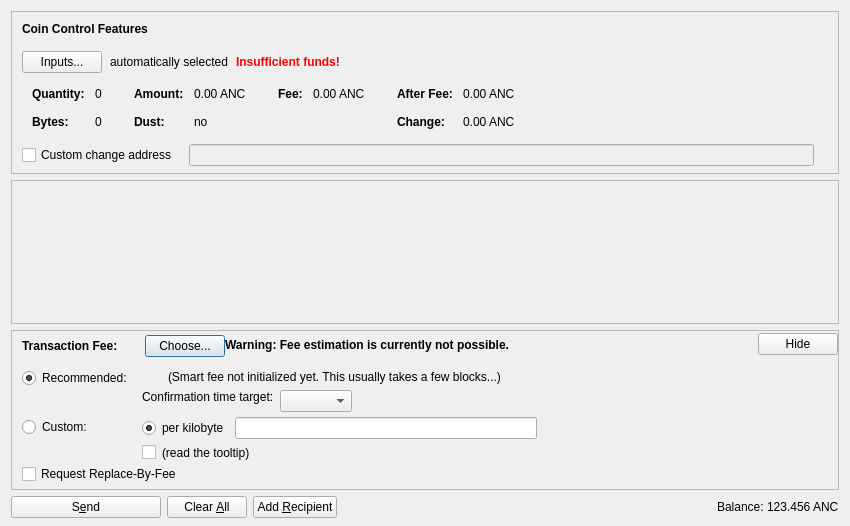
<?xml version="1.0" encoding="UTF-8"?>
<ui version="4.0">
 <class>SendCoinsDialog</class>
 <widget class="QDialog" name="SendCoinsDialog">
  <property name="geometry">
   <rect>
    <x>0</x>
    <y>0</y>
    <width>850</width>
    <height>526</height>
   </rect>
  </property>
  <property name="windowTitle">
   <string>Send Coins</string>
  </property>
  <layout class="QVBoxLayout" name="verticalLayout" stretch="0,1,0,0">
   <property name="bottomMargin">
    <number>8</number>
   </property>
   <item>
    <widget class="QFrame" name="frameCoinControl">
     <property name="sizePolicy">
      <sizepolicy hsizetype="Expanding" vsizetype="Expanding">
       <horstretch>0</horstretch>
       <verstretch>0</verstretch>
      </sizepolicy>
     </property>
     <property name="maximumSize">
      <size>
       <width>16777215</width>
       <height>16777215</height>
      </size>
     </property>
     <property name="frameShape">
      <enum>QFrame::StyledPanel</enum>
     </property>
     <property name="frameShadow">
      <enum>QFrame::Sunken</enum>
     </property>
     <layout class="QVBoxLayout" name="verticalLayoutCoinControl2">
      <property name="spacing">
       <number>0</number>
      </property>
      <property name="leftMargin">
       <number>0</number>
      </property>
      <property name="topMargin">
       <number>0</number>
      </property>
      <property name="rightMargin">
       <number>0</number>
      </property>
      <property name="bottomMargin">
       <number>6</number>
      </property>
      <item>
       <layout class="QVBoxLayout" name="verticalLayoutCoinControl" stretch="0,0,0,0,1">
        <property name="spacing">
         <number>0</number>
        </property>
        <property name="leftMargin">
         <number>10</number>
        </property>
        <property name="topMargin">
         <number>10</number>
        </property>
        <item>
         <layout class="QHBoxLayout" name="horizontalLayoutCoinControl1">
          <property name="bottomMargin">
           <number>15</number>
          </property>
          <item>
           <widget class="QLabel" name="labelCoinControlFeatures">
            <property name="sizePolicy">
             <sizepolicy hsizetype="Preferred" vsizetype="Maximum">
              <horstretch>0</horstretch>
              <verstretch>0</verstretch>
             </sizepolicy>
            </property>
            <property name="font">
             <font>
              <weight>75</weight>
              <bold>true</bold>
             </font>
            </property>
            <property name="styleSheet">
             <string notr="true">font-weight:bold;</string>
            </property>
            <property name="text">
             <string>Coin Control Features</string>
            </property>
           </widget>
          </item>
         </layout>
        </item>
        <item>
         <layout class="QHBoxLayout" name="horizontalLayoutCoinControl2" stretch="0,0,0,0">
          <property name="spacing">
           <number>8</number>
          </property>
          <property name="bottomMargin">
           <number>10</number>
          </property>
          <item>
           <widget class="QPushButton" name="pushButtonCoinControl">
            <property name="styleSheet">
             <string notr="true"/>
            </property>
            <property name="text">
             <string>Inputs...</string>
            </property>
            <property name="autoDefault">
             <bool>false</bool>
            </property>
           </widget>
          </item>
          <item>
           <widget class="QLabel" name="labelCoinControlAutomaticallySelected">
            <property name="text">
             <string>automatically selected</string>
            </property>
            <property name="margin">
             <number>5</number>
            </property>
           </widget>
          </item>
          <item>
           <widget class="QLabel" name="labelCoinControlInsuffFunds">
            <property name="font">
             <font>
              <weight>75</weight>
              <bold>true</bold>
             </font>
            </property>
            <property name="styleSheet">
             <string notr="true">color:red;font-weight:bold;</string>
            </property>
            <property name="text">
             <string>Insufficient funds!</string>
            </property>
            <property name="margin">
             <number>5</number>
            </property>
           </widget>
          </item>
          <item>
           <spacer name="horizontalSpacerCoinControl">
            <property name="orientation">
             <enum>Qt::Horizontal</enum>
            </property>
            <property name="sizeHint" stdset="0">
             <size>
              <width>40</width>
              <height>1</height>
             </size>
            </property>
           </spacer>
          </item>
         </layout>
        </item>
        <item>
         <widget class="QWidget" name="widgetCoinControl" native="true">
          <property name="sizePolicy">
           <sizepolicy hsizetype="Preferred" vsizetype="Preferred">
            <horstretch>0</horstretch>
            <verstretch>0</verstretch>
           </sizepolicy>
          </property>
          <property name="minimumSize">
           <size>
            <width>0</width>
            <height>0</height>
           </size>
          </property>
          <property name="styleSheet">
           <string notr="true"/>
          </property>
          <layout class="QHBoxLayout" name="horizontalLayoutCoinControl5">
           <property name="leftMargin">
            <number>0</number>
           </property>
           <property name="topMargin">
            <number>0</number>
           </property>
           <property name="rightMargin">
            <number>0</number>
           </property>
           <property name="bottomMargin">
            <number>0</number>
           </property>
           <item>
            <layout class="QHBoxLayout" name="horizontalLayoutCoinControl3" stretch="0,0,0,1">
             <property name="spacing">
              <number>20</number>
             </property>
             <property name="topMargin">
              <number>0</number>
             </property>
             <property name="bottomMargin">
              <number>10</number>
             </property>
             <item>
              <layout class="QFormLayout" name="formLayoutCoinControl1">
               <property name="horizontalSpacing">
                <number>10</number>
               </property>
               <property name="verticalSpacing">
                <number>14</number>
               </property>
               <property name="leftMargin">
                <number>10</number>
               </property>
               <property name="topMargin">
                <number>4</number>
               </property>
               <property name="rightMargin">
                <number>6</number>
               </property>
               <item row="0" column="0">
                <widget class="QLabel" name="labelCoinControlQuantityText">
                 <property name="font">
                  <font>
                   <weight>75</weight>
                   <bold>true</bold>
                  </font>
                 </property>
                 <property name="text">
                  <string>Quantity:</string>
                 </property>
                 <property name="margin">
                  <number>0</number>
                 </property>
                </widget>
               </item>
               <item row="0" column="1">
                <widget class="QLabel" name="labelCoinControlQuantity">
                 <property name="cursor">
                  <cursorShape>IBeamCursor</cursorShape>
                 </property>
                 <property name="contextMenuPolicy">
                  <enum>Qt::ActionsContextMenu</enum>
                 </property>
                 <property name="text">
                  <string notr="true">0</string>
                 </property>
                 <property name="margin">
                  <number>0</number>
                 </property>
                 <property name="textInteractionFlags">
                  <set>Qt::LinksAccessibleByMouse|Qt::TextSelectableByKeyboard|Qt::TextSelectableByMouse</set>
                 </property>
                </widget>
               </item>
               <item row="1" column="0">
                <widget class="QLabel" name="labelCoinControlBytesText">
                 <property name="font">
                  <font>
                   <weight>75</weight>
                   <bold>true</bold>
                  </font>
                 </property>
                 <property name="text">
                  <string>Bytes:</string>
                 </property>
                </widget>
               </item>
               <item row="1" column="1">
                <widget class="QLabel" name="labelCoinControlBytes">
                 <property name="cursor">
                  <cursorShape>IBeamCursor</cursorShape>
                 </property>
                 <property name="contextMenuPolicy">
                  <enum>Qt::ActionsContextMenu</enum>
                 </property>
                 <property name="text">
                  <string notr="true">0</string>
                 </property>
                 <property name="textInteractionFlags">
                  <set>Qt::LinksAccessibleByMouse|Qt::TextSelectableByKeyboard|Qt::TextSelectableByMouse</set>
                 </property>
                </widget>
               </item>
              </layout>
             </item>
             <item>
              <layout class="QFormLayout" name="formLayoutCoinControl2">
               <property name="horizontalSpacing">
                <number>10</number>
               </property>
               <property name="verticalSpacing">
                <number>14</number>
               </property>
               <property name="leftMargin">
                <number>6</number>
               </property>
               <property name="topMargin">
                <number>4</number>
               </property>
               <property name="rightMargin">
                <number>6</number>
               </property>
               <item row="0" column="0">
                <widget class="QLabel" name="labelCoinControlAmountText">
                 <property name="font">
                  <font>
                   <weight>75</weight>
                   <bold>true</bold>
                  </font>
                 </property>
                 <property name="text">
                  <string>Amount:</string>
                 </property>
                 <property name="margin">
                  <number>0</number>
                 </property>
                </widget>
               </item>
               <item row="0" column="1">
                <widget class="QLabel" name="labelCoinControlAmount">
                 <property name="cursor">
                  <cursorShape>IBeamCursor</cursorShape>
                 </property>
                 <property name="contextMenuPolicy">
                  <enum>Qt::ActionsContextMenu</enum>
                 </property>
                 <property name="text">
                  <string notr="true">0.00 ANC</string>
                 </property>
                 <property name="textInteractionFlags">
                  <set>Qt::LinksAccessibleByMouse|Qt::TextSelectableByKeyboard|Qt::TextSelectableByMouse</set>
                 </property>
                </widget>
               </item>
               <item row="1" column="0">
                <widget class="QLabel" name="labelCoinControlLowOutputText">
                 <property name="font">
                  <font>
                   <weight>75</weight>
                   <bold>true</bold>
                  </font>
                 </property>
                 <property name="text">
                  <string>Dust:</string>
                 </property>
                </widget>
               </item>
               <item row="1" column="1">
                <widget class="QLabel" name="labelCoinControlLowOutput">
                 <property name="cursor">
                  <cursorShape>IBeamCursor</cursorShape>
                 </property>
                 <property name="contextMenuPolicy">
                  <enum>Qt::ActionsContextMenu</enum>
                 </property>
                 <property name="text">
                  <string notr="true">no</string>
                 </property>
                 <property name="textInteractionFlags">
                  <set>Qt::LinksAccessibleByMouse|Qt::TextSelectableByKeyboard|Qt::TextSelectableByMouse</set>
                 </property>
                </widget>
               </item>
              </layout>
             </item>
             <item>
              <layout class="QFormLayout" name="formLayoutCoinControl3">
               <property name="horizontalSpacing">
                <number>10</number>
               </property>
               <property name="verticalSpacing">
                <number>14</number>
               </property>
               <property name="leftMargin">
                <number>6</number>
               </property>
               <property name="topMargin">
                <number>4</number>
               </property>
               <property name="rightMargin">
                <number>6</number>
               </property>
               <item row="0" column="0">
                <widget class="QLabel" name="labelCoinControlFeeText">
                 <property name="font">
                  <font>
                   <weight>75</weight>
                   <bold>true</bold>
                  </font>
                 </property>
                 <property name="text">
                  <string>Fee:</string>
                 </property>
                 <property name="margin">
                  <number>0</number>
                 </property>
                </widget>
               </item>
               <item row="0" column="1">
                <widget class="QLabel" name="labelCoinControlFee">
                 <property name="cursor">
                  <cursorShape>IBeamCursor</cursorShape>
                 </property>
                 <property name="contextMenuPolicy">
                  <enum>Qt::ActionsContextMenu</enum>
                 </property>
                 <property name="text">
                  <string notr="true">0.00 ANC</string>
                 </property>
                 <property name="textInteractionFlags">
                  <set>Qt::LinksAccessibleByMouse|Qt::TextSelectableByKeyboard|Qt::TextSelectableByMouse</set>
                 </property>
                </widget>
               </item>
              </layout>
             </item>
             <item>
              <layout class="QFormLayout" name="formLayoutCoinControl4">
               <property name="horizontalSpacing">
                <number>10</number>
               </property>
               <property name="verticalSpacing">
                <number>14</number>
               </property>
               <property name="leftMargin">
                <number>6</number>
               </property>
               <property name="topMargin">
                <number>4</number>
               </property>
               <property name="rightMargin">
                <number>6</number>
               </property>
               <item row="0" column="0">
                <widget class="QLabel" name="labelCoinControlAfterFeeText">
                 <property name="font">
                  <font>
                   <weight>75</weight>
                   <bold>true</bold>
                  </font>
                 </property>
                 <property name="text">
                  <string>After Fee:</string>
                 </property>
                 <property name="margin">
                  <number>0</number>
                 </property>
                </widget>
               </item>
               <item row="0" column="1">
                <widget class="QLabel" name="labelCoinControlAfterFee">
                 <property name="cursor">
                  <cursorShape>IBeamCursor</cursorShape>
                 </property>
                 <property name="contextMenuPolicy">
                  <enum>Qt::ActionsContextMenu</enum>
                 </property>
                 <property name="text">
                  <string notr="true">0.00 ANC</string>
                 </property>
                 <property name="textInteractionFlags">
                  <set>Qt::LinksAccessibleByMouse|Qt::TextSelectableByKeyboard|Qt::TextSelectableByMouse</set>
                 </property>
                </widget>
               </item>
               <item row="1" column="0">
                <widget class="QLabel" name="labelCoinControlChangeText">
                 <property name="font">
                  <font>
                   <weight>75</weight>
                   <bold>true</bold>
                  </font>
                 </property>
                 <property name="text">
                  <string>Change:</string>
                 </property>
                </widget>
               </item>
               <item row="1" column="1">
                <widget class="QLabel" name="labelCoinControlChange">
                 <property name="cursor">
                  <cursorShape>IBeamCursor</cursorShape>
                 </property>
                 <property name="contextMenuPolicy">
                  <enum>Qt::ActionsContextMenu</enum>
                 </property>
                 <property name="text">
                  <string notr="true">0.00 ANC</string>
                 </property>
                 <property name="textInteractionFlags">
                  <set>Qt::LinksAccessibleByMouse|Qt::TextSelectableByKeyboard|Qt::TextSelectableByMouse</set>
                 </property>
                </widget>
               </item>
              </layout>
             </item>
            </layout>
           </item>
          </layout>
         </widget>
        </item>
        <item>
         <layout class="QHBoxLayout" name="horizontalLayoutCoinControl4" stretch="0,0,0">
          <property name="spacing">
           <number>12</number>
          </property>
          <property name="sizeConstraint">
           <enum>QLayout::SetDefaultConstraint</enum>
          </property>
          <property name="topMargin">
           <number>5</number>
          </property>
          <property name="rightMargin">
           <number>5</number>
          </property>
          <item>
           <widget class="QCheckBox" name="checkBoxCoinControlChange">
            <property name="toolTip">
             <string>If this is activated, but the change address is empty or invalid, change will be sent to a newly generated address.</string>
            </property>
            <property name="text">
             <string>Custom change address</string>
            </property>
           </widget>
          </item>
          <item>
           <widget class="QValidatedLineEdit" name="lineEditCoinControlChange">
            <property name="enabled">
             <bool>false</bool>
            </property>
            <property name="sizePolicy">
             <sizepolicy hsizetype="Expanding" vsizetype="Fixed">
              <horstretch>0</horstretch>
              <verstretch>0</verstretch>
             </sizepolicy>
            </property>
           </widget>
          </item>
          <item>
           <widget class="QLabel" name="labelCoinControlChangeLabel">
            <property name="sizePolicy">
             <sizepolicy hsizetype="Preferred" vsizetype="Expanding">
              <horstretch>0</horstretch>
              <verstretch>0</verstretch>
             </sizepolicy>
            </property>
            <property name="minimumSize">
             <size>
              <width>0</width>
              <height>0</height>
             </size>
            </property>
            <property name="text">
             <string/>
            </property>
            <property name="margin">
             <number>3</number>
            </property>
           </widget>
          </item>
         </layout>
        </item>
        <item>
         <spacer name="verticalSpacerCoinControl">
          <property name="orientation">
           <enum>Qt::Vertical</enum>
          </property>
          <property name="sizeHint" stdset="0">
           <size>
            <width>800</width>
            <height>1</height>
           </size>
          </property>
         </spacer>
        </item>
       </layout>
      </item>
     </layout>
    </widget>
   </item>
   <item>
    <widget class="QScrollArea" name="scrollArea">
     <property name="widgetResizable">
      <bool>true</bool>
     </property>
     <widget class="QWidget" name="scrollAreaWidgetContents">
      <property name="geometry">
       <rect>
        <x>0</x>
        <y>0</y>
        <width>830</width>
        <height>104</height>
       </rect>
      </property>
      <layout class="QVBoxLayout" name="verticalLayout_2" stretch="0,1">
       <property name="leftMargin">
        <number>0</number>
       </property>
       <property name="topMargin">
        <number>0</number>
       </property>
       <property name="rightMargin">
        <number>0</number>
       </property>
       <property name="bottomMargin">
        <number>0</number>
       </property>
       <item>
        <layout class="QVBoxLayout" name="entries">
         <property name="spacing">
          <number>6</number>
         </property>
        </layout>
       </item>
       <item>
        <spacer name="verticalSpacer">
         <property name="orientation">
          <enum>Qt::Vertical</enum>
         </property>
         <property name="sizeHint" stdset="0">
          <size>
           <width>20</width>
           <height>40</height>
          </size>
         </property>
        </spacer>
       </item>
      </layout>
     </widget>
    </widget>
   </item>
   <item>
    <widget class="QFrame" name="frameFee">
     <property name="sizePolicy">
      <sizepolicy hsizetype="Expanding" vsizetype="Expanding">
       <horstretch>0</horstretch>
       <verstretch>0</verstretch>
      </sizepolicy>
     </property>
     <property name="maximumSize">
      <size>
       <width>16777215</width>
       <height>16777215</height>
      </size>
     </property>
     <property name="frameShape">
      <enum>QFrame::StyledPanel</enum>
     </property>
     <property name="frameShadow">
      <enum>QFrame::Sunken</enum>
     </property>
     <layout class="QVBoxLayout" name="verticalLayoutFee1">
      <property name="spacing">
       <number>0</number>
      </property>
      <property name="leftMargin">
       <number>0</number>
      </property>
      <property name="topMargin">
       <number>0</number>
      </property>
      <property name="rightMargin">
       <number>0</number>
      </property>
      <property name="bottomMargin">
       <number>0</number>
      </property>
      <item>
       <layout class="QVBoxLayout" name="verticalLayoutFee2" stretch="0,0,0">
        <property name="spacing">
         <number>0</number>
        </property>
        <property name="leftMargin">
         <number>10</number>
        </property>
        <property name="topMargin">
         <number>0</number>
        </property>
        <item>
         <layout class="QHBoxLayout" name="horizontalLayoutFee1">
          <property name="bottomMargin">
           <number>0</number>
          </property>
          <item>
           <layout class="QVBoxLayout" name="verticalLayoutFee7">
            <property name="spacing">
             <number>0</number>
            </property>
            <item>
             <spacer name="verticalSpacerSmartFee">
              <property name="orientation">
               <enum>Qt::Vertical</enum>
              </property>
              <property name="sizeType">
               <enum>QSizePolicy::Fixed</enum>
              </property>
              <property name="sizeHint" stdset="0">
               <size>
                <width>1</width>
                <height>4</height>
               </size>
              </property>
             </spacer>
            </item>
            <item>
             <layout class="QHBoxLayout" name="horizontalLayoutSmartFee">
              <property name="spacing">
               <number>10</number>
              </property>
              <item>
               <widget class="QLabel" name="labelFeeHeadline">
                <property name="sizePolicy">
                 <sizepolicy hsizetype="Preferred" vsizetype="Maximum">
                  <horstretch>0</horstretch>
                  <verstretch>0</verstretch>
                 </sizepolicy>
                </property>
                <property name="font">
                 <font>
                  <weight>75</weight>
                  <bold>true</bold>
                 </font>
                </property>
                <property name="styleSheet">
                 <string notr="true">font-weight:bold;</string>
                </property>
                <property name="text">
                 <string>Transaction Fee:</string>
                </property>
               </widget>
              </item>
              <item>
               <widget class="QLabel" name="labelFeeMinimized">
                <property name="text">
                 <string/>
                </property>
               </widget>
              </item>
              <item>
               <widget class="QPushButton" name="buttonChooseFee">
                <property name="text">
                 <string>Choose...</string>
                </property>
               </widget>
              </item>
             </layout>
            </item>
            <item>
             <spacer name="verticalSpacer_5">
              <property name="orientation">
               <enum>Qt::Vertical</enum>
              </property>
              <property name="sizeHint" stdset="0">
               <size>
                <width>1</width>
                <height>1</height>
               </size>
              </property>
             </spacer>
            </item>
           </layout>
          </item>
          <item>
           <widget class="QLabel" name="fallbackFeeWarningLabel">
            <property name="toolTip">
             <string>Using the fallbackfee can result in sending a transaction that will take several hours or days (or never) to confirm. Consider choosing your fee manually or wait until you have validated the complete chain.</string>
            </property>
            <property name="font">
            <font>
                <weight>75</weight>
                <bold>true</bold>
            </font>
            </property>
            <property name="text">
             <string>Warning: Fee estimation is currently not possible.</string>
            </property>
            <property name="wordWrap">
             <bool>false</bool>
            </property>
           </widget>
          </item>
          <item>
           <spacer name="horizontalSpacer_4">
            <property name="orientation">
             <enum>Qt::Horizontal</enum>
            </property>
            <property name="sizeType">
             <enum>QSizePolicy::MinimumExpanding</enum>
            </property>
            <property name="sizeHint" stdset="0">
             <size>
              <width>40</width>
              <height>20</height>
             </size>
            </property>
           </spacer>
          </item>
          <item>
           <widget class="QPushButton" name="buttonMinimizeFee">
            <property name="toolTip">
             <string>collapse fee-settings</string>
            </property>
            <property name="text">
             <string>Hide</string>
            </property>
           </widget>
          </item>
         </layout>
        </item>
        <item>
         <widget class="QFrame" name="frameFeeSelection">
          <layout class="QVBoxLayout" name="verticalLayoutFee12">
           <property name="spacing">
            <number>0</number>
           </property>
           <property name="leftMargin">
            <number>0</number>
           </property>
           <property name="topMargin">
            <number>0</number>
           </property>
           <property name="rightMargin">
            <number>0</number>
           </property>
           <property name="bottomMargin">
            <number>0</number>
           </property>
           <item>
            <layout class="QGridLayout" name="gridLayoutFee">
             <property name="topMargin">
              <number>10</number>
             </property>
             <property name="bottomMargin">
              <number>4</number>
             </property>
             <property name="horizontalSpacing">
              <number>10</number>
             </property>
             <property name="verticalSpacing">
              <number>4</number>
             </property>
             <item row="1" column="1">
              <layout class="QVBoxLayout" name="verticalLayoutFee8">
               <property name="spacing">
                <number>6</number>
               </property>
               <item>
                <layout class="QHBoxLayout" name="horizontalLayoutFee13">
                 <item>
                  <widget class="QRadioButton" name="radioCustomPerKilobyte">
                   <property name="toolTip">
                    <string>If the custom fee is set to 1000 satoshis and the transaction is only 250 bytes, then &quot;per kilobyte&quot; only pays 250 satoshis in fee, while &quot;total at least&quot; pays 1000 satoshis. For transactions bigger than a kilobyte both pay by kilobyte.</string>
                   </property>
                   <property name="text">
                    <string>per kilobyte</string>
                   </property>
                   <property name="checked">
                    <bool>true</bool>
                   </property>
                   <attribute name="buttonGroup">
                    <string notr="true">groupCustomFee</string>
                   </attribute>
                  </widget>
                 </item>
                 <item>
                  <widget class="BitcoinAmountField" name="customFee"/>
                 </item>
                 <item>
                  <spacer name="horizontalSpacer_6">
                   <property name="orientation">
                    <enum>Qt::Horizontal</enum>
                   </property>
                   <property name="sizeHint" stdset="0">
                    <size>
                     <width>1</width>
                     <height>1</height>
                    </size>
                   </property>
                  </spacer>
                 </item>
                </layout>
               </item>
               <item>
                <layout class="QHBoxLayout" name="horizontalLayoutFee8">
                 <item>
                  <widget class="QCheckBox" name="checkBoxMinimumFee">
                   <property name="toolTip">
                    <string>Paying only the minimum fee is just fine as long as there is less transaction volume than space in the blocks. But be aware that this can end up in a never confirming transaction once there is more demand for bitcoin transactions than the network can process.</string>
                   </property>
                   <property name="text">
                    <string/>
                   </property>
                  </widget>
                 </item>
                 <item>
                  <widget class="QLabel" name="labelMinFeeWarning">
                   <property name="enabled">
                    <bool>true</bool>
                   </property>
                   <property name="toolTip">
                    <string>Paying only the minimum fee is just fine as long as there is less transaction volume than space in the blocks. But be aware that this can end up in a never confirming transaction once there is more demand for bitcoin transactions than the network can process.</string>
                   </property>
                   <property name="text">
                    <string>(read the tooltip)</string>
                   </property>
                   <property name="margin">
                    <number>5</number>
                   </property>
                  </widget>
                 </item>
                 <item>
                  <spacer name="horizontalSpacer_2">
                   <property name="orientation">
                    <enum>Qt::Horizontal</enum>
                   </property>
                   <property name="sizeHint" stdset="0">
                    <size>
                     <width>1</width>
                     <height>1</height>
                    </size>
                   </property>
                  </spacer>
                 </item>
                </layout>
               </item>
              </layout>
             </item>
             <item row="0" column="0">
              <layout class="QVBoxLayout" name="verticalLayoutFee4" stretch="0,1">
               <item>
                <widget class="QRadioButton" name="radioSmartFee">
                 <property name="text">
                  <string>Recommended:</string>
                 </property>
                 <property name="checked">
                  <bool>true</bool>
                 </property>
                 <attribute name="buttonGroup">
                  <string notr="true">groupFee</string>
                 </attribute>
                </widget>
               </item>
               <item>
                <spacer name="verticalSpacer_2">
                 <property name="orientation">
                  <enum>Qt::Vertical</enum>
                 </property>
                 <property name="sizeHint" stdset="0">
                  <size>
                   <width>1</width>
                   <height>1</height>
                  </size>
                 </property>
                </spacer>
               </item>
              </layout>
             </item>
             <item row="1" column="0">
              <layout class="QVBoxLayout" name="verticalLayoutFee9" stretch="0,1">
               <item>
                <widget class="QRadioButton" name="radioCustomFee">
                 <property name="text">
                  <string>Custom:</string>
                 </property>
                 <attribute name="buttonGroup">
                  <string notr="true">groupFee</string>
                 </attribute>
                </widget>
               </item>
               <item>
                <spacer name="verticalSpacer_6">
                 <property name="orientation">
                  <enum>Qt::Vertical</enum>
                 </property>
                 <property name="sizeHint" stdset="0">
                  <size>
                   <width>1</width>
                   <height>1</height>
                  </size>
                 </property>
                </spacer>
               </item>
              </layout>
             </item>
             <item row="0" column="1">
              <layout class="QVBoxLayout" name="verticalLayoutFee3" stretch="0,0,1">
               <property name="spacing">
                <number>6</number>
               </property>
               <property name="topMargin">
                <number>2</number>
               </property>
               <item>
                <layout class="QHBoxLayout" name="horizontalLayoutFee12">
                 <item>
                  <widget class="QLabel" name="labelSmartFee">
                   <property name="text">
                    <string/>
                   </property>
                   <property name="margin">
                    <number>2</number>
                   </property>
                  </widget>
                 </item>
                 <item>
                  <widget class="QLabel" name="labelFeeEstimation">
                   <property name="text">
                    <string/>
                   </property>
                  </widget>
                 </item>
                 <item>
                  <widget class="QLabel" name="labelSmartFee2">
                   <property name="text">
                    <string>(Smart fee not initialized yet. This usually takes a few blocks...)</string>
                   </property>
                   <property name="margin">
                    <number>2</number>
                   </property>
                  </widget>
                 </item>
                 <item>
                  <spacer name="horizontalSpacer_5">
                   <property name="orientation">
                    <enum>Qt::Horizontal</enum>
                   </property>
                   <property name="sizeHint" stdset="0">
                    <size>
                     <width>1</width>
                     <height>1</height>
                    </size>
                   </property>
                  </spacer>
                 </item>
                </layout>
               </item>
               <item>
                <layout class="QHBoxLayout" name="horizontalLayoutFee9">
                 <item>
                  <layout class="QVBoxLayout" name="verticalLayoutFee6">
                   <item>
                    <widget class="QLabel" name="labelSmartFee3">
                     <property name="text">
                      <string>Confirmation time target:</string>
                     </property>
                     <property name="margin">
                      <number>2</number>
                     </property>
                    </widget>
                   </item>
                   <item>
                    <spacer name="verticalSpacer_3">
                     <property name="orientation">
                      <enum>Qt::Vertical</enum>
                     </property>
                     <property name="sizeHint" stdset="0">
                      <size>
                       <width>1</width>
                       <height>1</height>
                      </size>
                     </property>
                    </spacer>
                   </item>
                  </layout>
                 </item>
                 <item>
                  <layout class="QVBoxLayout" name="verticalLayoutFee5">
                   <property name="rightMargin">
                    <number>30</number>
                   </property>
                   <item>
                    <layout class="QHBoxLayout" name="horizontalLayoutConfTarget">
                     <property name="bottomMargin">
                      <number>0</number>
                     </property>
                     <item>
                      <widget class="QComboBox" name="confTargetSelector"/>
                     </item>
                     <item>
                      <spacer name="horizontalSpacerConfTarget">
                       <property name="orientation">
                        <enum>Qt::Horizontal</enum>
                       </property>
                       <property name="sizeHint" stdset="0">
                        <size>
                         <width>40</width>
                         <height>20</height>
                        </size>
                       </property>
                      </spacer>
                     </item>
                    </layout>
                   </item>
                  </layout>
                 </item>
                </layout>
               </item>
               <item>
                <spacer name="verticalSpacer_4">
                 <property name="orientation">
                  <enum>Qt::Vertical</enum>
                 </property>
                 <property name="sizeHint" stdset="0">
                  <size>
                   <width>1</width>
                   <height>1</height>
                  </size>
                 </property>
                </spacer>
               </item>
              </layout>
             </item>
            </layout>
           </item>
           <item>
            <widget class="QCheckBox" name="optInRBF">
             <property name="text">
              <string>Request Replace-By-Fee</string>
             </property>
             <property name="toolTip">
              <string>Indicates that the sender may wish to replace this transaction with a new one paying higher fees (prior to being confirmed).</string>
             </property>
            </widget>
           </item>
          </layout>
         </widget>
        </item>
        <item>
         <spacer name="verticalSpacerFee">
          <property name="orientation">
           <enum>Qt::Vertical</enum>
          </property>
          <property name="sizeHint" stdset="0">
           <size>
            <width>40</width>
            <height>5</height>
           </size>
          </property>
         </spacer>
        </item>
       </layout>
      </item>
     </layout>
    </widget>
   </item>
   <item>
    <layout class="QHBoxLayout" name="horizontalLayout">
     <item>
      <widget class="QPushButton" name="sendButton">
       <property name="minimumSize">
        <size>
         <width>150</width>
         <height>0</height>
        </size>
       </property>
       <property name="toolTip">
        <string>Confirm the send action</string>
       </property>
       <property name="text">
        <string>S&amp;end</string>
       </property>
       <property name="icon">
        <iconset resource="../bitcoin.qrc">
         <normaloff>:/icons/send</normaloff>:/icons/send</iconset>
       </property>
       <property name="autoDefault">
        <bool>false</bool>
       </property>
       <property name="default">
        <bool>false</bool>
       </property>
      </widget>
     </item>
     <item>
      <widget class="QPushButton" name="clearButton">
       <property name="sizePolicy">
        <sizepolicy hsizetype="Minimum" vsizetype="Fixed">
         <horstretch>0</horstretch>
         <verstretch>0</verstretch>
        </sizepolicy>
       </property>
       <property name="toolTip">
        <string>Clear all fields of the form.</string>
       </property>
       <property name="text">
        <string>Clear &amp;All</string>
       </property>
       <property name="icon">
        <iconset resource="../bitcoin.qrc">
         <normaloff>:/icons/remove</normaloff>:/icons/remove</iconset>
       </property>
       <property name="autoDefault">
        <bool>false</bool>
       </property>
      </widget>
     </item>
     <item>
      <widget class="QPushButton" name="addButton">
       <property name="toolTip">
        <string>Send to multiple recipients at once</string>
       </property>
       <property name="text">
        <string>Add &amp;Recipient</string>
       </property>
       <property name="icon">
        <iconset resource="../bitcoin.qrc">
         <normaloff>:/icons/add</normaloff>:/icons/add</iconset>
       </property>
       <property name="autoDefault">
        <bool>false</bool>
       </property>
      </widget>
     </item>
     <item>
      <spacer name="horizontalSpacer">
       <property name="orientation">
        <enum>Qt::Horizontal</enum>
       </property>
       <property name="sizeHint" stdset="0">
        <size>
         <width>40</width>
         <height>20</height>
        </size>
       </property>
      </spacer>
     </item>
     <item>
      <layout class="QHBoxLayout" name="horizontalLayout_2">
       <property name="spacing">
        <number>3</number>
       </property>
       <item>
        <widget class="QLabel" name="label">
         <property name="sizePolicy">
          <sizepolicy hsizetype="Preferred" vsizetype="Fixed">
           <horstretch>0</horstretch>
           <verstretch>0</verstretch>
          </sizepolicy>
         </property>
         <property name="text">
          <string>Balance:</string>
         </property>
        </widget>
       </item>
       <item>
        <widget class="QLabel" name="labelBalance">
         <property name="sizePolicy">
          <sizepolicy hsizetype="Preferred" vsizetype="Fixed">
           <horstretch>0</horstretch>
           <verstretch>0</verstretch>
          </sizepolicy>
         </property>
         <property name="cursor">
          <cursorShape>IBeamCursor</cursorShape>
         </property>
         <property name="text">
          <string notr="true">123.456 ANC</string>
         </property>
         <property name="textInteractionFlags">
          <set>Qt::LinksAccessibleByMouse|Qt::TextSelectableByKeyboard|Qt::TextSelectableByMouse</set>
         </property>
        </widget>
       </item>
      </layout>
     </item>
    </layout>
   </item>
  </layout>
 </widget>
 <customwidgets>
  <customwidget>
   <class>QValidatedLineEdit</class>
   <extends>QLineEdit</extends>
   <header>qvalidatedlineedit.h</header>
  </customwidget>
  <customwidget>
   <class>BitcoinAmountField</class>
   <extends>QLineEdit</extends>
   <header>bitcoinamountfield.h</header>
   <container>1</container>
  </customwidget>
 </customwidgets>
 <resources>
  <include location="../bitcoin.qrc"/>
 </resources>
 <connections/>
 <buttongroups>
  <buttongroup name="groupFee"/>
  <buttongroup name="groupCustomFee"/>
 </buttongroups>
</ui>
